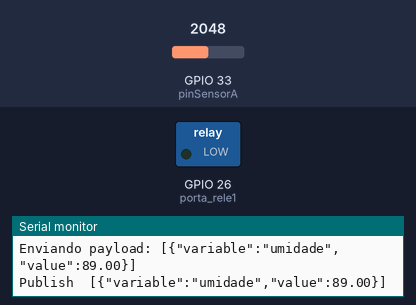
Bench run of a sketch on a simulated ESP32. Shown: switched loads named in the sketch (green lamp = pin HIGH), the last lines printed to the serial monitor. The inputs (shaded band) are chosen by the test bench; at power-on: GPIO 33 (pinSensorA) = 2048. WiFi joins after 1.5 s; servers stay silent unless stated; no MQTT or app messages arrive unless stated.

Above: at 4.7 s.
4.8 s: GPIO 33 (pinSensorA) set to 2916
6.7 s: GPIO 33 (pinSensorA) set to 2995
At 8.3 s:
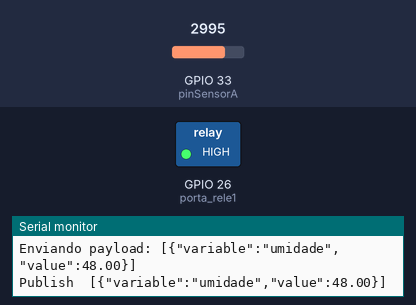
Timing chart, 0 to 9.8 s (numbered marks = the images above; inputs shaded):
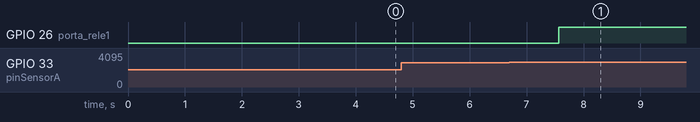

Measured:
- the behaviour switches between 2957 and 2958 on GPIO 33 (pinSensorA) (found by bisection; images 0 and 1)
- after the input at 6.7 s, GPIO 26 (porta_rele1): LOW → HIGH after 0.86 s

The sketch:

umidade_wifi.ino
```cpp
#include <WiFi.h>
#include <WiFiMulti.h>
#include <PubSubClient.h>


#define pinSensorA 33
//#define pinSensorD 14


WiFiClient espClient;
PubSubClient client(espClient);
WiFiMulti wifiMulti;


const char* mqttServer = "mqtt.tago.io";// Servidor MQTT
const int mqttPort = 1883;// porta MQTT // pode ser passado qualquer valor como user
const char* mqttUser = "Default"; // Token do device no Tago.io
const char* mqttPassword = "b8f7aa38-696a-4206-8020-0fe9699c4fe8";
char topic[] = "tago/data/post";// Tópico MQTT a ser enviado para o Tago.io
char mytopic[] = "tago/my_topic";// Tópico MQTT a ser enviado para o Tago.io

int porta_rele1 = 26;
float umidade;
float temperatura;
int luminosidade;
String str_umi = "umidade";
#define LED 2


long previewMillis;
#define tempoMQTT  2000
bool estado = false;


void setup() {
 // pinMode(pinSensorD, INPUT);
  pinMode(porta_rele1, OUTPUT);
  setupWifi();
  setupCliente();
  Serial.begin(115200);
}


void loop() {
  digitalWrite(porta_rele1, LOW);
  client.loop();
    long currentMillis =  millis();
  int  umidade = (analogRead(pinSensorA));
   int umidade_percentual = map(umidade, 4095, 1820, 0, 100);

  if (currentMillis - previewMillis > tempoMQTT) {
    previewMillis = currentMillis;
    verificaWifi();
    verificaCliente();

    enviaDado(str_umi, umidade_percentual);
if (umidade_percentual < 50) {
  digitalWrite(porta_rele1, HIGH);
  delay(10000);
}
  }
}


void enviaDado(String variable, float dado) {
  String dadoString = String(dado);
  String dadoXXX = "[{\"variable\":\"" + variable + "\",\"value\":" + dadoString + "}]";
  Serial.print("Enviando payload: ");
  Serial.println(dadoXXX);
  if (client.publish(topic, (char*) dadoXXX.c_str())) {
    Serial.println(String("Publish  " + dadoXXX + " "));
  } else {
    Serial.println(String("Publish " + dadoXXX + " failed"));
  }
}
```

config_cliente.ino
```cpp
void callback(char* topic, byte * payload, unsigned int length) {
  Serial.print("Message arrived in topic: ");
  Serial.println(topic);
  Serial.print("Message:");
  String mensagem = "";
  for (int i = 0; i < length; i++) {
    Serial.print((char)payload[i]);
    mensagem += String((char)payload[i]);
  }
  //  Serial.print("\nrecebiido: ");
  //  Serial.println(mensagem);
  if (mensagem == "variable: estado with value: false") {
    digitalWrite(LED, HIGH);
    estado = false;
  }
  if (mensagem == "variable: estado with value: true") {
    digitalWrite(LED, LOW);
    estado = true;
  }
  Serial.println("\n-----------------------");
}

void verificaCliente() {
  if (!client.connected()) {
    Serial.print("Reconectando - se em ");
    Serial.println(mqttServer);
    while (!!!client.connect("ESP8266Client", mqttUser, mqttPassword )) {
      Serial.print(".");
      delay(500);
    }
  }
}


void setupCliente() {
  client.setServer(mqttServer, mqttPort);
  while (!client.connected()) {
    Serial.println("Conectando ao MQTT...");
    if (client.connect("ESP8266Client", mqttUser, mqttPassword )) {
      Serial.println("Conectado");
    } else {
      Serial.print("Falha na conexão MQTT: ");
      Serial.print(client.state());
      delay(2000);
    }
  }
  client.setCallback(callback);
  client.subscribe(mytopic);
}
```

config_wifi.ino
```cpp
void setupWifi() {
  WiFi.mode(WIFI_STA);
  wifiMulti.addAP("Lilian65", "240440mu");
  wifiMulti.addAP("My ASUS", "felipeh89");
  wifiMulti.addAP("Multilaser_2.4G_39C8D0", "12345678");
  wifiMulti.addAP("VIVO-1CD0", "V3XFWa9qXe");
  wifiMulti.addAP("Ariel", "arielariel");
  wifiMulti.addAP("NSI", "wickedbotz");
  Serial.println("\nConnecting Wifi...");
  while (wifiMulti.run() != WL_CONNECTED) {
    delay(500);
    Serial.println("Conectando ao WiFi...");
  }
  if (wifiMulti.run() == WL_CONNECTED) {
    Serial.println("\nWiFi connected");
    Serial.println("IP address: ");
    Serial.println(WiFi.localIP());
    delay(2000);
  }
}


void verificaWifi() {
  if (wifiMulti.run() != WL_CONNECTED) {
    Serial.println("REFAZENDO CONEXAO");
    setupWifi();
  }
}
```
